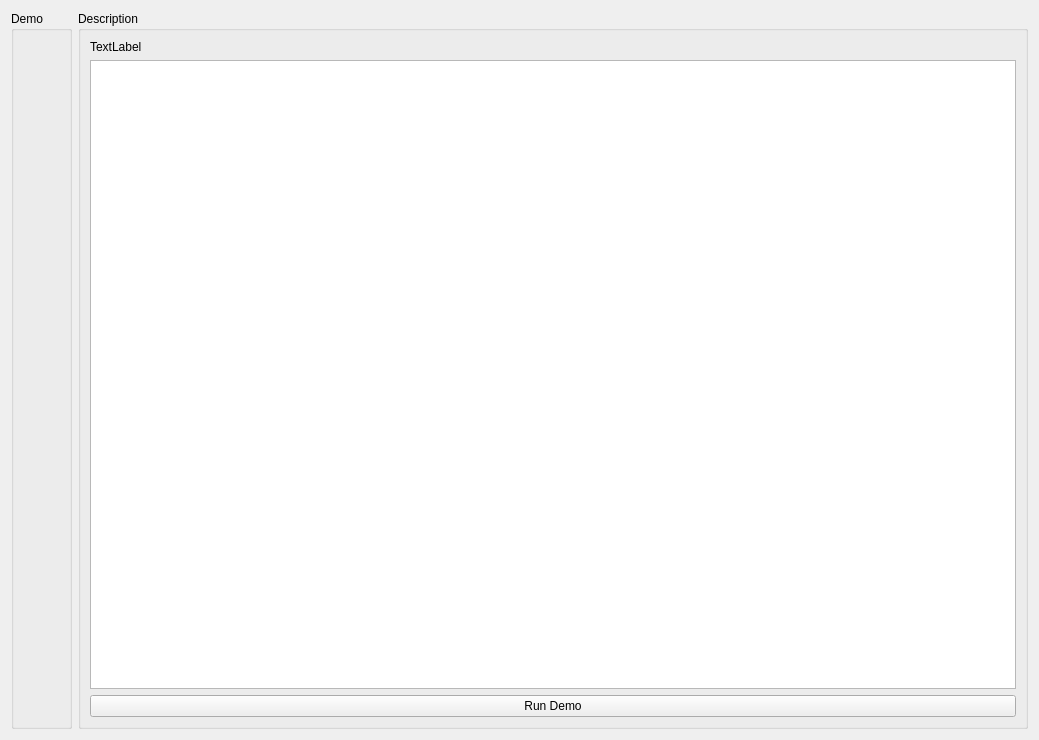
<?xml version="1.0" encoding="UTF-8"?>
<ui version="4.0">
 <class>Form</class>
 <widget class="QWidget" name="Form">
  <property name="geometry">
   <rect>
    <x>0</x>
    <y>0</y>
    <width>1039</width>
    <height>740</height>
   </rect>
  </property>
  <property name="windowTitle">
   <string>Form</string>
  </property>
  <layout class="QHBoxLayout" name="horizontalLayout">
   <item>
    <widget class="QGroupBox" name="demo_list">
     <property name="title">
      <string>Demo</string>
     </property>
     <layout class="QVBoxLayout" name="demo_vertical_layout"/>
    </widget>
   </item>
   <item>
    <widget class="QGroupBox" name="Demo">
     <property name="title">
      <string>Description</string>
     </property>
     <layout class="QVBoxLayout" name="verticalLayout" stretch="0,2,1">
      <item>
       <widget class="QLabel" name="image_label">
        <property name="text">
         <string>TextLabel</string>
        </property>
       </widget>
      </item>
      <item>
       <widget class="QTextEdit" name="demo_text"/>
      </item>
      <item>
       <widget class="QPushButton" name="run_demo">
        <property name="text">
         <string>Run Demo</string>
        </property>
       </widget>
      </item>
     </layout>
    </widget>
   </item>
  </layout>
 </widget>
 <resources/>
 <connections/>
</ui>
